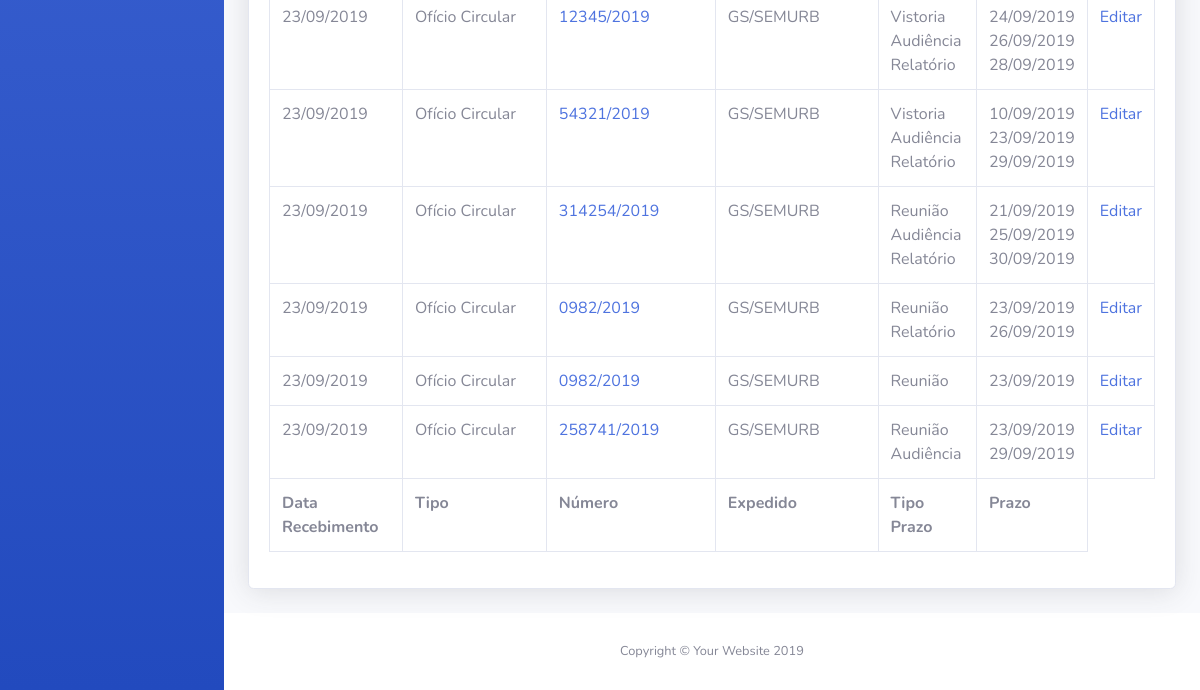
The page /listardocumentos (signed in, lower part) on the database as committed earlier.
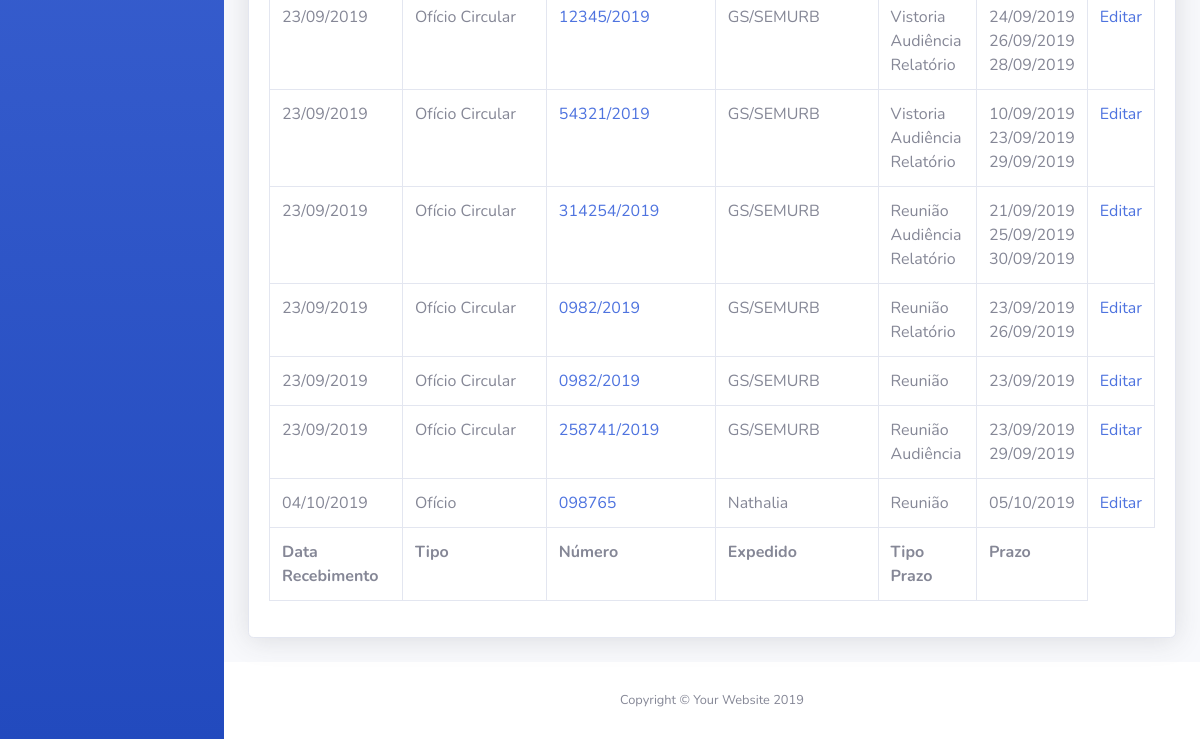
The same page on the database as committed later.
### inout/models.py (models this page shows, shortened)
class Documento(models.Model):
	usuario = models.ForeignKey(User, on_delete = models.CASCADE)
	data_de_entrada = models.DateTimeField('Data de Entrada')
	tipo_de_documento = models.CharField(max_length = 30)
	numero_do_documento = models.CharField(max_length = 30)
	orgao_expedidor_do_documento = models.CharField(max_length = 150)
	assunto_do_documento = models.CharField(max_length = 1000)
	despacho_do_documento = models.CharField(max_length = 200)
	numero_do_processo = models.CharField(max_length = 30)

class Prazo(models.Model):
	documento = models.ForeignKey(Documento, on_delete = models.CASCADE)
	tipo_de_prazo = models.CharField(max_length = 20)
	data_do_prazo = models.DateTimeField('Prazo')
	prazo_encerrado = models.BooleanField(default = False)

### inout/views.py (the view)
# urls.py: path('listardocumentos', views.listardocumentos, name = 'listardocumentos'),
@login_required
def listardocumentos(request):
	lista_de_documentos = Documento.objects.order_by('data_de_entrada')
	contexto = {
		'titulo': "Todos os documentos",
		'lista_de_documentos': lista_de_documentos,
	}
	return render(request, 'inout/listardocumentos.html', contexto)

### inout/templates/inout/listardocumentos.html (shortened to what this page needs)
{% load staticfiles %}
{% include "header.html" %}
        <div class="container-fluid">
          <div class="card shadow mb-4">
            <div class="card-body">
              <div class="table-responsive">
                <table class="table table-bordered" id="dataTable" width="100%" cellspacing="0">
                  <tfoot>
                    <tr>
                      <th>Data Recebimento</th>
                      <th>Tipo</th>
                      <th>Número</th>
                      <th>Expedido</th>
                      <th>Tipo Prazo</th>
                      <th>Prazo</th>
                    </tr>
                  </tfoot>
                  <tbody>
                    {% for documento in lista_de_documentos %}
                      <tr>
                        <td>{{ documento.data_de_entrada|date:'d/m/Y' }}</td>
                        <td>{{ documento.tipo_de_documento }}</a></td>
                        <td><a href="{% url 'inout:detalhesdocumento' documento.id %}">{{ documento.numero_do_documento }}</a></td>
                        <td>{{ documento.orgao_expedidor_do_documento }}</td>
                        <td>{% for prazo in documento.prazo_set.all %}
                          {% if prazo.data_do_prazo|date:'d/m/Y' != timezone.now|date:'d/m/Y' %}
                            {{ prazo.tipo_de_prazo }}
                          {% endif %}
                          <br/>
                        {% endfor %}</td>
                        <td>{% for prazo in documento.prazo_set.all %}
                          {{ prazo.data_do_prazo|date:'d/m/Y' }}
                          <br/>
                        {% endfor %}</td>
                        <td><a href="{% url 'inout:editar_documento' documento.id %}">Editar</a></td>
                      </tr>
                    {% endfor %}
                  </tbody>
                </table>
              </div>
            </div>
          </div>
        </div>
      </div>
{% include "footer.html" %}

Rows that differ between the two databases and show on the page:
added Documento: data_de_entrada "04/10/2019", tipo_de_documento "Ofício", numero_do_documento "098765", orgao_expedidor_do_documento "Nathalia"
added Prazo: tipo_de_prazo "Reunião", data_do_prazo "05/10/2019"
